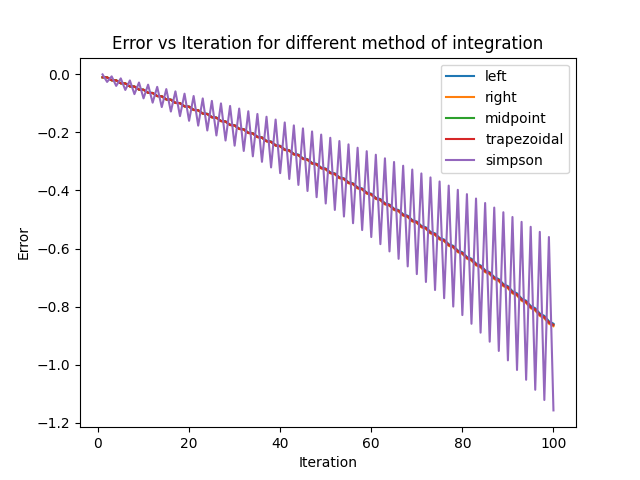

Here is the Python script that generated this plot:
import numpy as np
import math as ma
import matplotlib.pyplot as plt

xa=np.linspace(1,100,100)
ya = np.linspace(1,100,100)

def func(x):
    return ma.exp(x)

def lefI(a, b, n):
    h = (b-a)/n
    s = 0
    e = 0
    for i in range (n):
        s = s + h*func(a+i*h)
        e = abs(e)-abs(s)
        ya[i]=e

    print("Value of integral by RH method: ",'%.8f'%s)
    plt.plot(xa,ya,label='left')

def rigI(a, b, n):
    h = (b-a)/n
    s = 0
    e = 0
    for i in range(1,n+1):
        s = s+h*func(a+i*h)
        e = abs(e)-abs(s)
        ya[i-1]=e
    plt.plot(xa,ya,label='right')
    print("value of integral by LH method: ","%.8f"%s)
def midI(a, b, n):
    h = (b-a)/n
    s=0
    e = 0
    for i in range (n):
        s = s+h*func((a+h/2)+i*h)
        e =abs(e)-abs(s)
        ya[i]=e
    print("Value of integral by RH method: ","%.8f"%s)
    plt.plot(xa,ya, label='midpoint')

def trapz(a, b, n):
    h = (b-a)/n
    s = 0
    e=0
    for i in range(n):
        s = s+h*(func(a+i*h)+func(a+(i+1)*h))/2
        e = abs(e)-abs(s)
        ya[i]=e
    plt.plot(xa,ya, label='trapezoidal')
    print("Value of integral by Trapezoidal method: ","%.8f"%s)

def simps(a, b, n):
    h = (b-a)/n
    s=(func(a)+func(b))*h/3
    e=0
    ya[0] = e
    for i in range(1,n):
        if i%2==0:
            s = s+2*func(a+i*h)*h/3
        else:
            s = s+4*func(a+i*h)*h/3
        e = abs(e)-abs(s)
        ya[i]=e
    #s = s*h/3
    plt.plot(xa,ya, label='simpson')
    print("Value of integral by Simpson method: ","%.8f"%s)


lefI(0,1,100)
rigI(0,1,100)
midI(0,1,100)
trapz(0,1,100)
simps(0,1,100)
plt.xlabel('Iteration')
plt.ylabel('Error')
plt.title('Error vs Iteration for different method of integration')
plt.legend()
plt.show()
